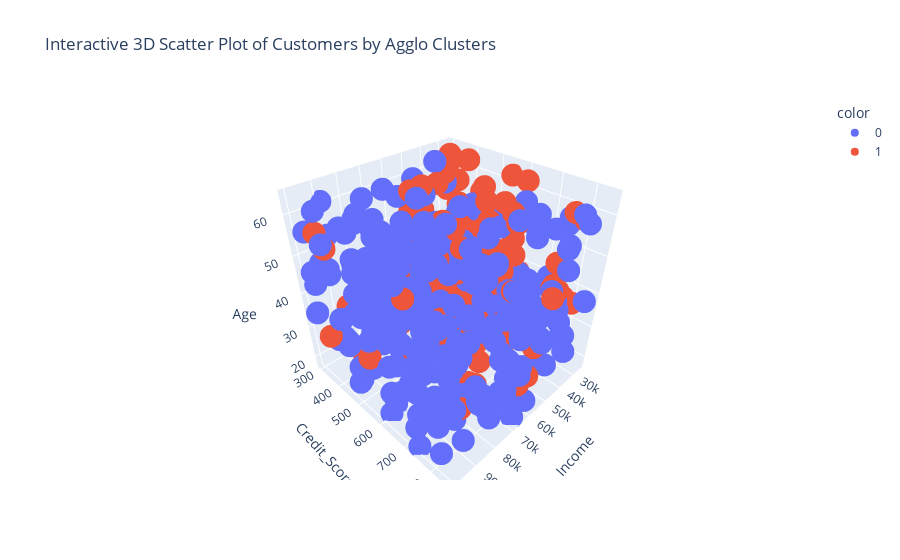

Notebook source saved alongside this figure:
### Code cell
#unscaled
import plotly.express as px

# Define the columns for the 3D scatter plot
x_col = 'Income'
y_col = 'Credit_Score'
z_col = 'Age'

# Create an interactive 3D scatter plot using Plotly Express
fig = px.scatter_3d(df,
                    x=x_col,
                    y=y_col,
                    z=z_col,
                    color=df_scaled['Agglo'].astype(str), # Color points by Agglo cluster, explicitly as string for discrete colors
                    title='Interactive 3D Scatter Plot of Customers by Agglo Clusters')

fig.show()

### Figure 1 — Plotly figure (JSON) as saved in the notebook; plotly's stock layout.template omitted (floating-point values rounded to 4 significant figures; data arrays with more than 128 entries replaced by an {"elided": "..."} marker saying what was removed)
{"data": [{"hovertemplate": "color=0<br>Income=%{x}<br>Credit_Score=%{y}<br>Age=%{z}<extra></extra>", "legendgroup": "0", "marker": {"color": "#636efa", "symbol": "circle"}, "mode": "markers", "name": "0", "scene": "scene", "showlegend": true, "type": "scatter3d", "x": {"elided": "343 float values"}, "y": {"elided": "343 int values"}, "z": {"elided": "343 int values"}}, {"hovertemplate": "color=1<br>Income=%{x}<br>Credit_Score=%{y}<br>Age=%{z}<extra></extra>", "legendgroup": "1", "marker": {"color": "#EF553B", "symbol": "circle"}, "mode": "markers", "name": "1", "scene": "scene", "showlegend": true, "type": "scatter3d", "x": {"elided": "157 float values"}, "y": {"elided": "157 int values"}, "z": {"elided": "157 int values"}}], "layout": {"legend": {"title": {"text": "color"}, "tracegroupgap": 0}, "scene": {"domain": {"x": [0, 1], "y": [0, 1]}, "xaxis": {"title": {"text": "Income"}}, "yaxis": {"title": {"text": "Credit_Score"}}, "zaxis": {"title": {"text": "Age"}}}, "title": {"text": "Interactive 3D Scatter Plot of Customers by Agglo Clusters"}}}
